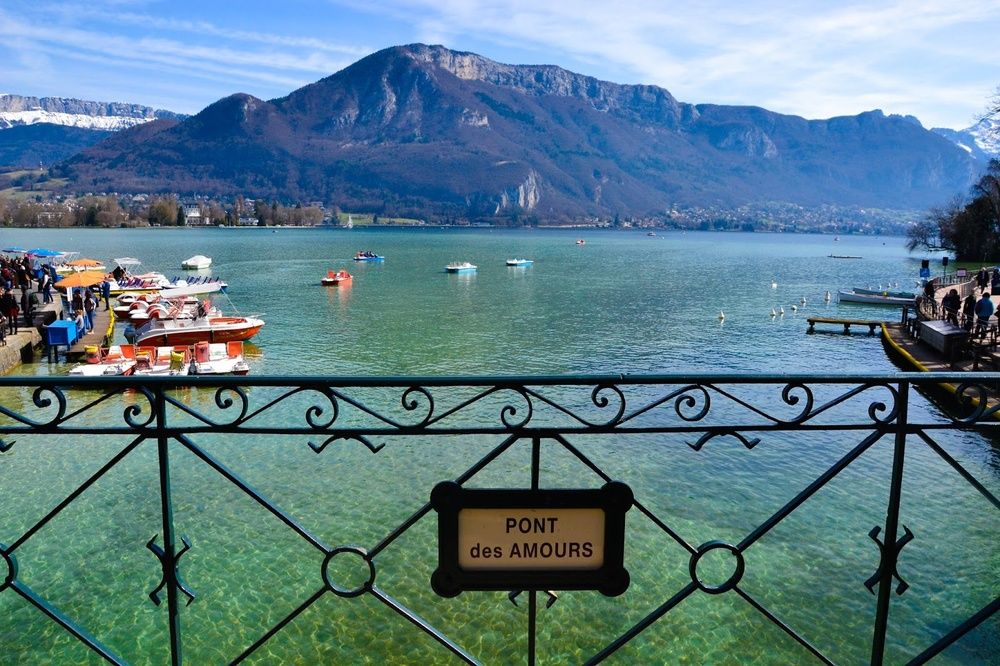
#> input picture assignements/image_test.jpg, 1000 x 666 px, shrunk from 1600 x 1066 before the run, found by its file name
$ python S3_imgproc_toolspy.py
#> lines starting #> are read from the running program, lines starting #| are printed output that depends on the picture
import cv2
import numpy as np

def invers_img(image:np.ndarray):
    '''
    if(img is None):
        raise ValueError("L'image est vide")
    if not(isinstance(image, np.ndarray)):
        raise TypeError("expected an nd array")
    '''
    if image.dtype != np.dtype(np.uint8):
        raise TypeError("expected uint8 typed nd array")
    '''
    image_out = np.zeros(image.shape, dtype=np.uint8)
    for row in range (image.shape[0]):
        for col in range (image.shape[1]):
            for channel in range (image.shape[2]):
                image_out[row,col,channel] = 255 - image[row,col,channel]
    '''
    image_out = ~image
    return image_out

def threshold(img:np.ndarray):
    threshold_value=128
    if img.dtype!=np.dtype(np.uint8):
        raise TypeError("expected uint8 typed nd array")
    return img>threshold_value

img=cv2.imread('image_test.jpg')
#> img is the input picture: shape (666, 1000, 3); mean B, G, R 138, 126.1, 92.1
cv2.imshow('img', img)
cv2.imshow('invers_img', invers_img(img))
#> in invers_img, `image_out = ~image`:
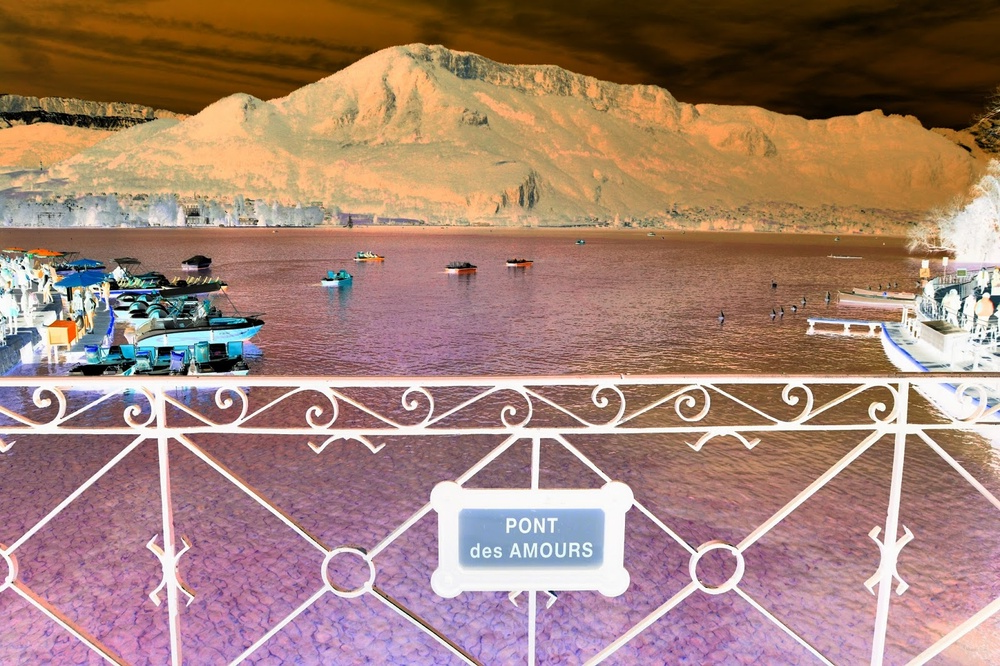
#> image_out: shape (666, 1000, 3); mean B, G, R 117, 128.9, 162.9
cv2.waitKey()

#> (the run stopped early here; a loop or call above may not have finished)

$ run again, with assignements/6490.jpg copied over assignements/image_test.jpg
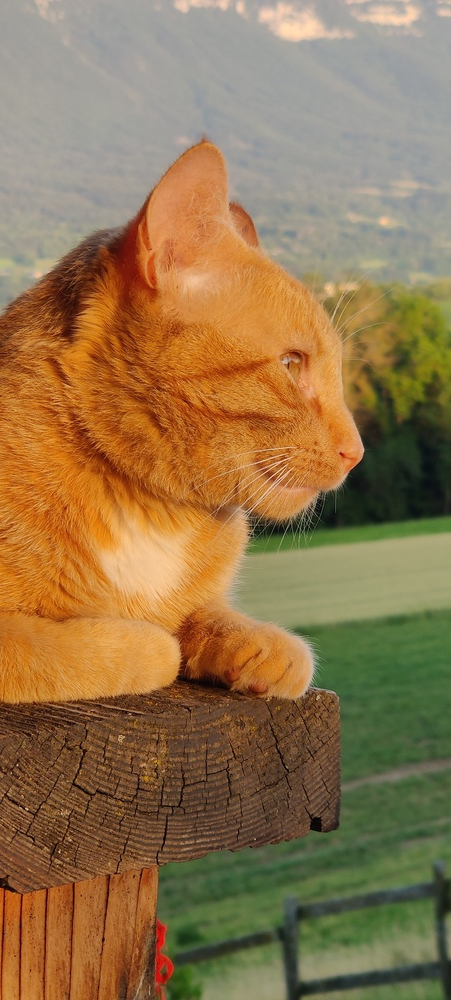
#> input picture assignements/6490.jpg, 451 x 1000 px, shrunk from 1472 x 3264 before the run, found by its file name
#> img is the input picture: shape (1000, 451, 3); mean B, G, R 77.3, 117.2, 146.1
#> in invers_img, `image_out = ~image`:
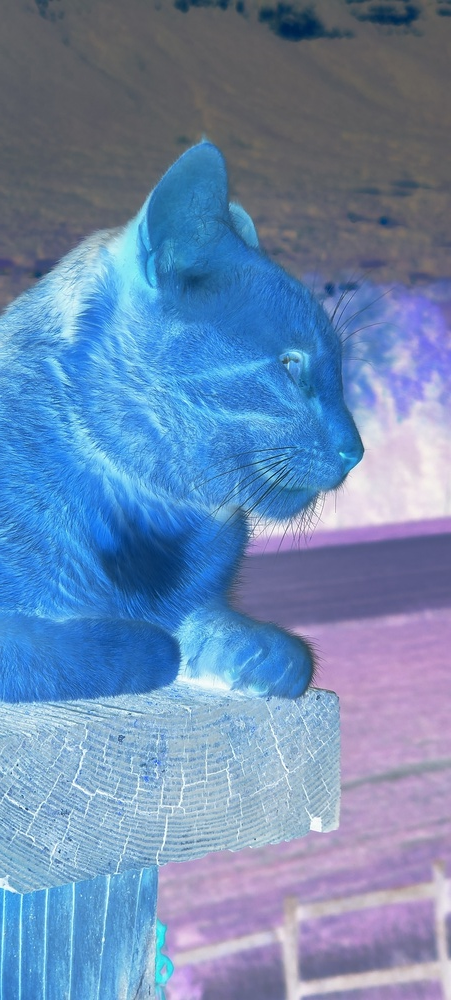
#> image_out: shape (1000, 451, 3); mean B, G, R 177.7, 137.8, 108.9

$ run again, with assignements/IMG_0825.JPG copied over assignements/image_test.jpg
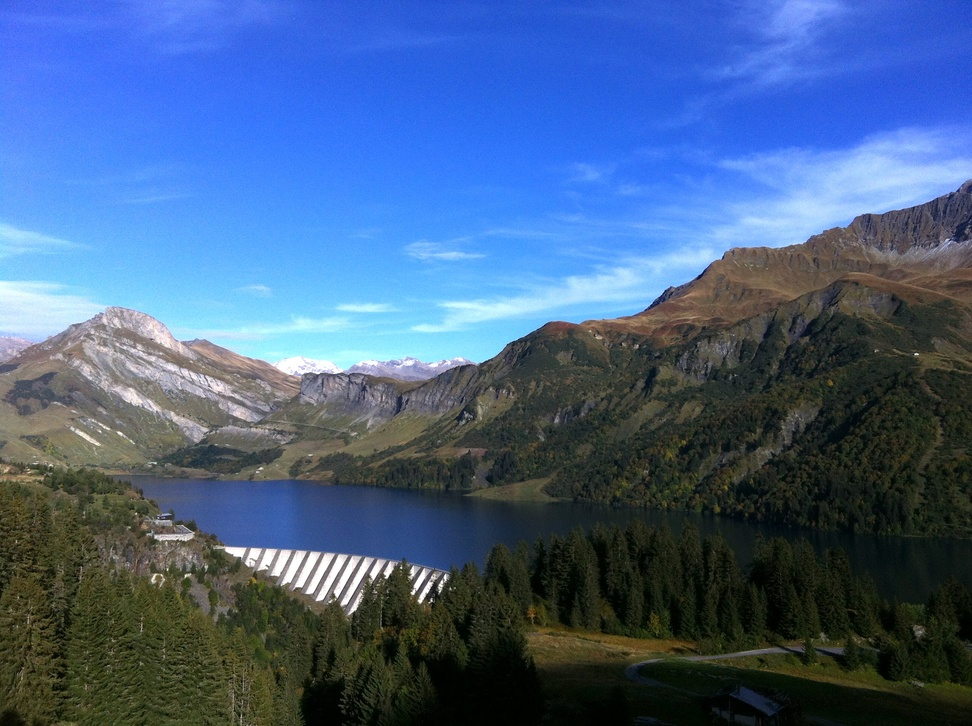
#> input picture assignements/IMG_0825.JPG, 972 x 726 px, shrunk from 2592 x 1936 before the run, found by its file name
#> img is the input picture: shape (726, 972, 3); mean B, G, R 134.4, 96.3, 69.1
#> in invers_img, `image_out = ~image`:
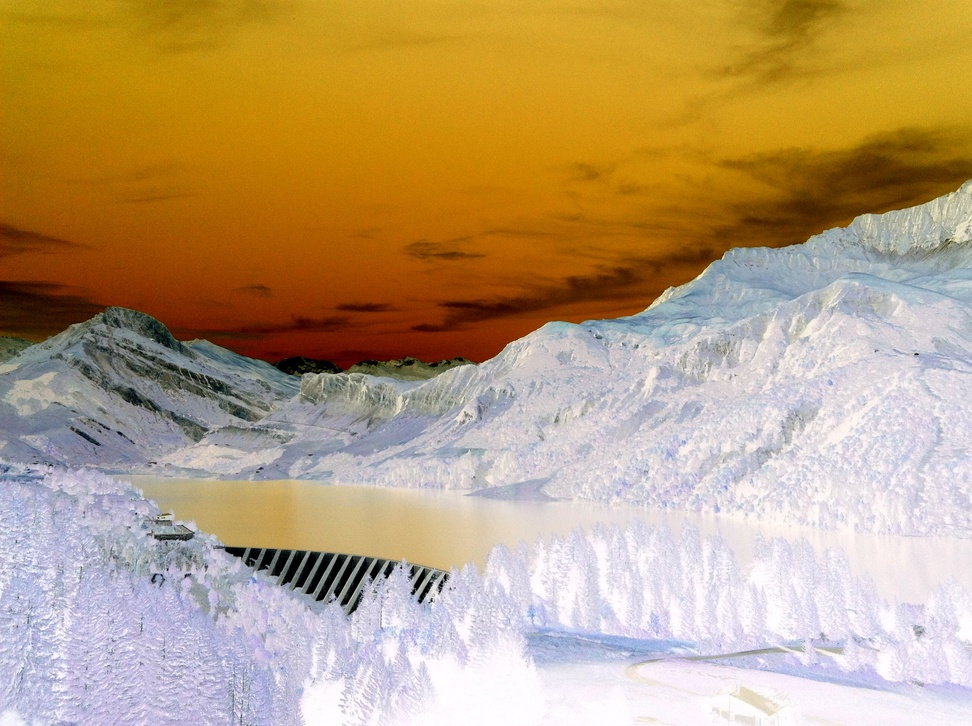
#> image_out: shape (726, 972, 3); mean B, G, R 120.6, 158.7, 185.9

$ run again, with assignements/img.jpg copied over assignements/image_test.jpg
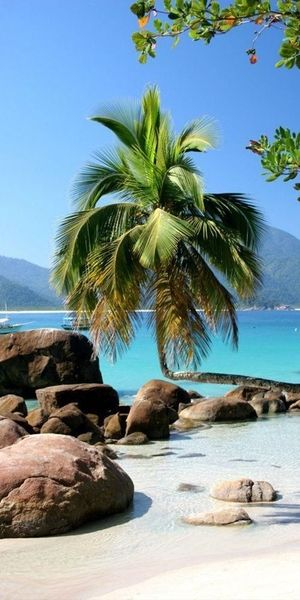
#> input picture assignements/img.jpg, 300 x 600 px, found by its file name
#> img is the input picture: shape (600, 300, 3); mean B, G, R 157.1, 150.6, 127
#> in invers_img, `image_out = ~image`:
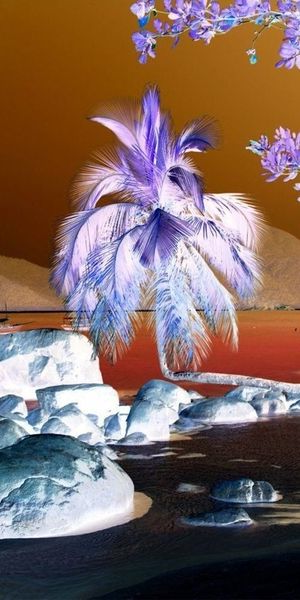
#> image_out: shape (600, 300, 3); mean B, G, R 97.9, 104.4, 128
